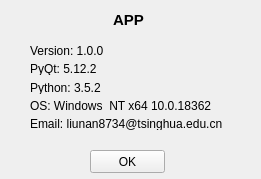
<?xml version="1.0" encoding="UTF-8"?>
<ui version="4.0">
 <class>Form</class>
 <widget class="QWidget" name="Form">
  <property name="geometry">
   <rect>
    <x>0</x>
    <y>0</y>
    <width>261</width>
    <height>179</height>
   </rect>
  </property>
  <property name="sizePolicy">
   <sizepolicy hsizetype="Preferred" vsizetype="Preferred">
    <horstretch>0</horstretch>
    <verstretch>0</verstretch>
   </sizepolicy>
  </property>
  <property name="windowTitle">
   <string>About</string>
  </property>
  <widget class="QPushButton" name="pushButton_close">
   <property name="geometry">
    <rect>
     <x>90</x>
     <y>150</y>
     <width>75</width>
     <height>23</height>
    </rect>
   </property>
   <property name="text">
    <string>OK</string>
   </property>
  </widget>
  <widget class="QLabel" name="label">
   <property name="geometry">
    <rect>
     <x>113</x>
     <y>11</y>
     <width>51</width>
     <height>18</height>
    </rect>
   </property>
   <property name="font">
    <font>
     <family>Arial</family>
     <pointsize>11</pointsize>
     <weight>75</weight>
     <bold>true</bold>
    </font>
   </property>
   <property name="text">
    <string>APP</string>
   </property>
  </widget>
  <widget class="QWidget" name="layoutWidget">
   <property name="geometry">
    <rect>
     <x>30</x>
     <y>44</y>
     <width>206</width>
     <height>86</height>
    </rect>
   </property>
   <layout class="QVBoxLayout" name="verticalLayout">
    <item>
     <widget class="QLabel" name="label_2">
      <property name="text">
       <string>Version: 1.0.0</string>
      </property>
     </widget>
    </item>
    <item>
     <widget class="QLabel" name="label_3">
      <property name="text">
       <string>PyQt: 5.12.2</string>
      </property>
     </widget>
    </item>
    <item>
     <widget class="QLabel" name="label_4">
      <property name="text">
       <string>Python: 3.5.2</string>
      </property>
     </widget>
    </item>
    <item>
     <widget class="QLabel" name="label_5">
      <property name="text">
       <string>OS: Windows_NT x64 10.0.18362</string>
      </property>
     </widget>
    </item>
    <item>
     <widget class="QLabel" name="label_6">
      <property name="text">
       <string>Email: liunan8734@tsinghua.edu.cn</string>
      </property>
     </widget>
    </item>
   </layout>
  </widget>
 </widget>
 <resources/>
 <connections/>
</ui>
